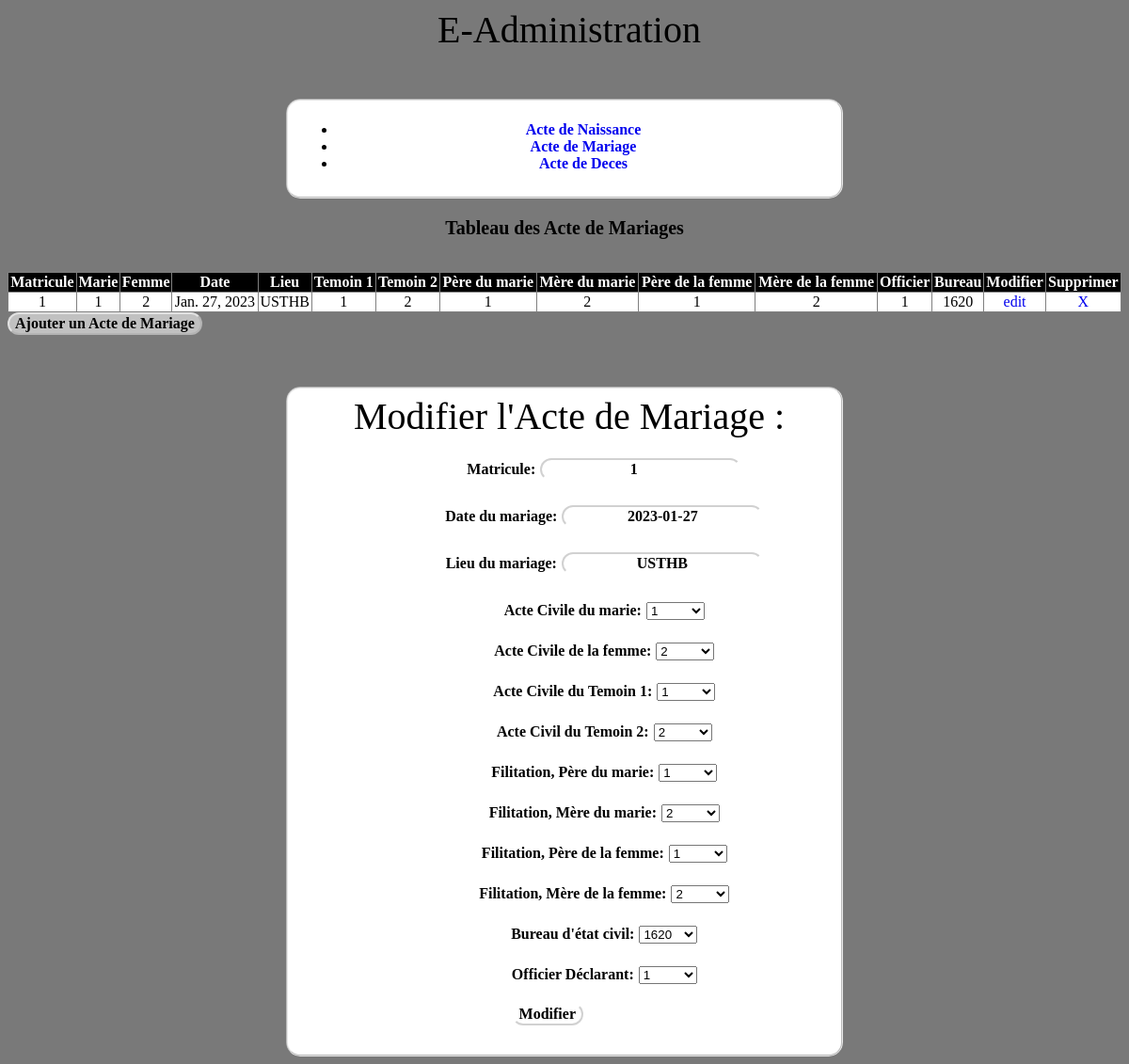
Screenshot of /ActeMariage/update/1 with the database file from the repository.
### Gestion/models.py (models this page shows, shortened)
class ActeMariage(models.Model):
    Matricule = models.IntegerField(primary_key=True)
    DateM = models.DateField(verbose_name='Date du mariage')
    LieuM = models.CharField(max_length=255, verbose_name='Lieu du mariage')
    marie = models.ForeignKey(ActeCivil, related_name='acteCivil_marie', on_delete=models.CASCADE, verbose_name='Acte Civile du marie')
    femme = models.ForeignKey(ActeCivil, related_name='actCivil_femme', on_delete=models.CASCADE, verbose_name='Acte Civile de la femme')
    temoin1 = models.ForeignKey(ActeCivil, related_name='actCivil_temoin1', on_delete=models.CASCADE, verbose_name='Acte Civile du Temoin 1')
    temoin2 = models.ForeignKey(ActeCivil, related_name='actCivil_temoin2', on_delete=models.CASCADE, verbose_name='Acte Civil du Temoin 2')
    filiation_pere_marie = models.ForeignKey(ActeCivil, related_name='actCivil_pere_marie', on_delete=models.CASCADE, verbose_name = 'Filitation, Père du marie')
    filiation_mere_marie = models.ForeignKey(ActeCivil, related_name='actCivil_mere_marie', on_delete=models.CASCADE, verbose_name = 'Filitation, Mère du marie')
    filiation_pere_femme = models.ForeignKey(ActeCivil, related_name='actCivil_pere_femme', on_delete=models.CASCADE, verbose_name = 'Filitation, Père de la femme')
    filiation_mere_femme = models.ForeignKey(ActeCivil, related_name='actCivil_mere_femme', on_delete=models.CASCADE, verbose_name = 'Filitation, Mère de la femme')
    bureau = models.ForeignKey(Bureau, related_name='acteMariage_bureau', on_delete=models.CASCADE,verbose_name="Bureau d'état civil")
    Officier = models.ForeignKey(Officier, related_name='acteMariage_officier', on_delete=models.CASCADE,verbose_name='Officier Déclarant')

class ActeCivil(models.Model):
    class sexe(models.TextChoices):
        Homme = 'H'
        Femme = 'F'
    Matricule = models.IntegerField(primary_key=True)
    Nom = models.CharField(max_length=255)
    Prenom = models.CharField(max_length=255)
    Sexe = models.CharField(choices=sexe.choices, max_length=6)
    Profession = models.CharField(max_length=255)
    Domicile = models.CharField(max_length=255)
    bureau = models.ForeignKey(Bureau, related_name='acteCivil_bureau', on_delete=models.CASCADE, verbose_name="Bureau d'état civil")
    Officier = models.ForeignKey(Officier, related_name='acteCivil_officier', on_delete=models.CASCADE, verbose_name='Officier Déclarant')
    DateN = models.DateTimeField(verbose_name='Date de Naissance',null=True, blank=True)
    LieuN = models.CharField(max_length=255, verbose_name='Lieu de Naissance',null=True, blank=True)
    VilleN = models.CharField(max_length=255, verbose_name='Ville de Naissance',null=True, blank=True)
    PaysN = models.CharField(max_length=255, verbose_name='Pays de Naissance',null=True, blank=True)
    pere = models.ForeignKey('self', related_name='acteCivil_pere', on_delete=models.CASCADE, verbose_name='Acte Civil du père',null=True, blank=True)
    mere = models.ForeignKey('self', related_name='acteCivil_mere', on_delete=models.CASCADE, verbose_name='Acte Civil de la mère',null=True, blank=True)
    declarant = models.ForeignKey('self', related_name='actCivil_declarant', on_delete=models.CASCADE, verbose_name='Acte Civil du déclarant',null=True, blank=True)
    def __str__(self):
        return f'{self.Matricule}'

class Officier(models.Model):
    class role(models.TextChoices):
        Maire = 'Maire'
        Titulaire = 'Titulaire'
        Officier = 'Officier'
    Matricule = models.IntegerField(primary_key=True)
    Nom = models.CharField(max_length=255)
    Prenom = models.CharField(max_length=255)
    Date = models.DateField(default=date.today)
    Actif = models.BooleanField(default=True)
    Role = models.CharField(choices=role.choices, max_length=10)
    Bureau = models.ForeignKey(Bureau, related_name='officier_bureau', on_delete=models.CASCADE)
    Password = models.CharField(max_length=255)
    def __str__(self):
        return f'{self.Matricule}'

class Bureau(models.Model):
    NumC = models.IntegerField(primary_key=True)
    NomC = models.CharField(max_length=255)
    NomD = models.CharField(max_length=255)
    NomW = models.CharField(max_length=255)
    def __str__(self):
        return f'{self.NumC}'
    objects = models.Manager()

### Gestion/views.py (the view)
# urls.py: path('ActeMariage/update/<int:id>', views.ActeMariage_Update, name='updActeM'),
def ActeMariage_Update(request, id):
    off = ActeMariage.objects.get(Matricule=id)
    if request.method == "POST":
        form = ActeMariageForm(request.POST, instance=off)
        if form.is_valid():
            form.save()
            return redirect('/ActeMariage/')
    else:
        form = ActeMariageForm(instance=off)
        return render(request, "Gestion/ActeMariage/updActe.html", {'form': form, 'data':ActeMariage.objects.all})

### Gestion/forms.py
class ActeMariageForm(forms.ModelForm):
   class Meta:
     model = ActeMariage
     fields = '__all__'

### Gestion/templates/Gestion/ActeMariage/updActe.html (shortened to what this page needs)
{% extends 'Gestion/ActeMariage/Acte.html' %}
{% block acte_inst %}
<fieldset>
  <h1>Modifier l'Acte de Mariage :</h1>
  <form action="" method="post">
    {{ form.as_p }}
    <input type="submit" value="Modifier" id="envoyer">
 </form>
</fieldset>
{% endblock %}

### Gestion/templates/Gestion/ActeMariage/Acte.html
{% extends 'Gestion/base.html' %}
{% block content %}
{% include 'Gestion/ActeCivil.html' %}
    <p>Tableau des Acte de Mariages</p>
    <table width="100%" border="1" style="border-collapse:collapse;margin-top:3%;text-align:center;">
        <thead>
            <tr>
                <th>Matricule</th> <th>Marie</th> <th>Femme</th> <th>Date</th> <th>Lieu</th> <th>Temoin 1</th> <th>Temoin 2</th> <th>Père du marie</th> <th>Mère du marie</th> <th>Père de la femme</th> <th>Mère de la femme</th> <th>Officier</th> <th>Bureau</th> <th>Modifier</th> <th>Supprimer</th>
            </tr>
        </thead>
        <tbody>
            {% for element in data %}
                <tr>
                    <td>{{element.Matricule}}</td>
                    <td>{{element.marie}}</td>
                    <td>{{element.femme}}</td>
                    <td>{{element.DateM}}</td>
                    <td>{{element.LieuM}}</td>
                    <td>{{element.temoin1}}</td>
                    <td>{{element.temoin2}}</td>
                    <td>{{element.filiation_pere_marie}}</td>
                    <td>{{element.filiation_mere_marie}}</td>
                    <td>{{element.filiation_pere_femme}}</td>
                    <td>{{element.filiation_mere_femme}}</td>
                    <td>{{element.Officier}}</td>
                    <td>{{element.bureau}}</td>
                    <td><a href="{% url 'updActeM' element.Matricule %}">edit</a></td>
                    <td><a href="{% url 'delActeM' element.Matricule %}">X</a></td>
                </tr>
             {% endfor %}
        </tbody>
    </table>
    <a href="{% url 'addActeM'%}"><input type="submit" value="Ajouter un Acte de Mariage"></a>
    {% block acte_inst %}{% endblock %}
{% endblock %}

### Gestion/static/Gestion/Style.css (style rules this page uses)
body { background: rgb(121, 121, 121); }
a { text-decoration: none; }
h1 { font-family: 'Franklin Gothic Medium'; font-size: 2.5em; font-weight: normal; margin: 0 0 0 10px; text-decoration: none; color: #000000; transition: margin 1s; text-align: center; }
input { margin-bottom: 5px; font-size: medium; font-weight: bolder; font-family: 'Lucida Sans'; color: #000000; border-radius: 15px; background-color: rgba(255, 255, 255, 0.541); border-color: rgba(255, 255, 255, 0.541); transition: background-color 1s, color 1s; align-items: center; text-align: center; }
label { margin-left: 15%; font-size: medium; font-weight: bolder; font-family: 'Lucida Sans'; color: #000000; text-align: center; }
fieldset { margin-top: 50px; background-color: rgb(255, 255, 255); margin-left: 25%; margin-right: 25%; border-radius: 15px; border-color: rgba(211, 211, 211, 0.541); }
p { text-align: center; font-size: 20px; font-weight: bolder; font-family: 'Lucida Sans'; color: #000000; }
th { background-color: #000; color: white; font-family: 'Lucida Sans'; }
td { background-color: rgb(255, 255, 255); color: rgb(0, 0, 0); font-family: 'Lucida Sans'; font-weight: 500; }
#envoyer { margin-left: 40%; }

### rows the page displays
ActeMariage: Matricule "1", marie "1", femme "2", DateM "Jan. 27, 2023", LieuM "USTHB", temoin1 "1", temoin2 "2", filiation_pere_marie "1", filiation_mere_marie "2", filiation_pere_femme "1", filiation_mere_femme "2", Officier "1", bureau "1620", DateM "2023-01-27"
ActeCivil: Matricule "1"
